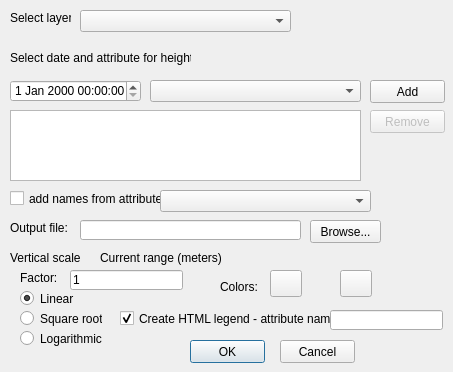
<?xml version="1.0" encoding="UTF-8"?>
<ui version="4.0">
 <class>CZMLPrismMapDialogBase</class>
 <widget class="QDialog" name="CZMLPrismMapDialogBase">
  <property name="geometry">
   <rect>
    <x>0</x>
    <y>0</y>
    <width>453</width>
    <height>372</height>
   </rect>
  </property>
  <property name="sizePolicy">
   <sizepolicy hsizetype="Preferred" vsizetype="Preferred">
    <horstretch>0</horstretch>
    <verstretch>0</verstretch>
   </sizepolicy>
  </property>
  <property name="minimumSize">
   <size>
    <width>403</width>
    <height>268</height>
   </size>
  </property>
  <property name="maximumSize">
   <size>
    <width>800</width>
    <height>800</height>
   </size>
  </property>
  <property name="windowTitle">
   <string>CZML Prism Map with temporal animation</string>
  </property>
  <property name="windowIcon">
   <iconset>
    <normaloff>prism.png</normaloff>prism.png</iconset>
  </property>
  <widget class="QComboBox" name="layerList">
   <property name="geometry">
    <rect>
     <x>80</x>
     <y>10</y>
     <width>211</width>
     <height>22</height>
    </rect>
   </property>
  </widget>
  <widget class="QLabel" name="label">
   <property name="geometry">
    <rect>
     <x>10</x>
     <y>10</y>
     <width>61</width>
     <height>16</height>
    </rect>
   </property>
   <property name="text">
    <string>Select layer:</string>
   </property>
  </widget>
  <widget class="QLabel" name="label_2">
   <property name="geometry">
    <rect>
     <x>10</x>
     <y>220</y>
     <width>61</width>
     <height>16</height>
    </rect>
   </property>
   <property name="text">
    <string>Output file:</string>
   </property>
  </widget>
  <widget class="QLineEdit" name="leFileName">
   <property name="geometry">
    <rect>
     <x>80</x>
     <y>220</y>
     <width>221</width>
     <height>20</height>
    </rect>
   </property>
  </widget>
  <widget class="QPushButton" name="pbBrowse">
   <property name="geometry">
    <rect>
     <x>310</x>
     <y>220</y>
     <width>71</width>
     <height>23</height>
    </rect>
   </property>
   <property name="text">
    <string>Browse...</string>
   </property>
  </widget>
  <widget class="QLabel" name="label_3">
   <property name="geometry">
    <rect>
     <x>10</x>
     <y>50</y>
     <width>181</width>
     <height>16</height>
    </rect>
   </property>
   <property name="text">
    <string>Select date and attribute for height:</string>
   </property>
  </widget>
  <widget class="QComboBox" name="attrList">
   <property name="geometry">
    <rect>
     <x>150</x>
     <y>80</y>
     <width>211</width>
     <height>22</height>
    </rect>
   </property>
  </widget>
  <widget class="QLabel" name="label_4">
   <property name="geometry">
    <rect>
     <x>10</x>
     <y>250</y>
     <width>71</width>
     <height>16</height>
    </rect>
   </property>
   <property name="text">
    <string>Vertical scale</string>
   </property>
  </widget>
  <widget class="QRadioButton" name="rbLin">
   <property name="geometry">
    <rect>
     <x>20</x>
     <y>290</y>
     <width>82</width>
     <height>17</height>
    </rect>
   </property>
   <property name="text">
    <string>Linear</string>
   </property>
   <property name="checked">
    <bool>true</bool>
   </property>
  </widget>
  <widget class="QRadioButton" name="rbSqrt">
   <property name="geometry">
    <rect>
     <x>20</x>
     <y>310</y>
     <width>82</width>
     <height>17</height>
    </rect>
   </property>
   <property name="text">
    <string>Square root</string>
   </property>
  </widget>
  <widget class="QRadioButton" name="rbLog">
   <property name="geometry">
    <rect>
     <x>20</x>
     <y>330</y>
     <width>82</width>
     <height>17</height>
    </rect>
   </property>
   <property name="text">
    <string>Logarithmic</string>
   </property>
  </widget>
  <widget class="QLabel" name="label_5">
   <property name="geometry">
    <rect>
     <x>100</x>
     <y>250</y>
     <width>121</width>
     <height>16</height>
    </rect>
   </property>
   <property name="text">
    <string>Current range (meters):</string>
   </property>
  </widget>
  <widget class="QLabel" name="lblRange">
   <property name="geometry">
    <rect>
     <x>220</x>
     <y>250</y>
     <width>151</width>
     <height>16</height>
    </rect>
   </property>
   <property name="text">
    <string/>
   </property>
  </widget>
  <widget class="QLabel" name="label_6">
   <property name="geometry">
    <rect>
     <x>20</x>
     <y>270</y>
     <width>41</width>
     <height>16</height>
    </rect>
   </property>
   <property name="text">
    <string>Factor:</string>
   </property>
  </widget>
  <widget class="QLineEdit" name="scaleFactor">
   <property name="geometry">
    <rect>
     <x>70</x>
     <y>270</y>
     <width>113</width>
     <height>20</height>
    </rect>
   </property>
   <property name="inputMethodHints">
    <set>Qt::ImhDigitsOnly</set>
   </property>
   <property name="text">
    <string>1</string>
   </property>
  </widget>
  <widget class="QLabel" name="label_7">
   <property name="geometry">
    <rect>
     <x>220</x>
     <y>280</y>
     <width>46</width>
     <height>13</height>
    </rect>
   </property>
   <property name="text">
    <string>Colors:</string>
   </property>
  </widget>
  <widget class="QgsColorButton" name="cb1">
   <property name="geometry">
    <rect>
     <x>270</x>
     <y>270</y>
     <width>32</width>
     <height>27</height>
    </rect>
   </property>
   <property name="color">
    <color>
     <red>0</red>
     <green>0</green>
     <blue>127</blue>
    </color>
   </property>
  </widget>
  <widget class="QgsColorButton" name="cb2">
   <property name="geometry">
    <rect>
     <x>340</x>
     <y>270</y>
     <width>32</width>
     <height>27</height>
    </rect>
   </property>
   <property name="color">
    <color>
     <red>255</red>
     <green>255</green>
     <blue>255</blue>
    </color>
   </property>
  </widget>
  <widget class="QCheckBox" name="cbAddName">
   <property name="geometry">
    <rect>
     <x>10</x>
     <y>190</y>
     <width>151</width>
     <height>17</height>
    </rect>
   </property>
   <property name="text">
    <string>add names from attribute:</string>
   </property>
  </widget>
  <widget class="QComboBox" name="strAttrList">
   <property name="geometry">
    <rect>
     <x>160</x>
     <y>190</y>
     <width>211</width>
     <height>22</height>
    </rect>
   </property>
  </widget>
  <widget class="QCheckBox" name="cbCreateLegend">
   <property name="geometry">
    <rect>
     <x>120</x>
     <y>310</y>
     <width>211</width>
     <height>17</height>
    </rect>
   </property>
   <property name="text">
    <string>Create HTML legend - attribute name:</string>
   </property>
   <property name="checked">
    <bool>true</bool>
   </property>
  </widget>
  <widget class="QPushButton" name="pbOK">
   <property name="geometry">
    <rect>
     <x>190</x>
     <y>340</y>
     <width>75</width>
     <height>23</height>
    </rect>
   </property>
   <property name="text">
    <string>OK</string>
   </property>
   <property name="default">
    <bool>true</bool>
   </property>
   <property name="flat">
    <bool>false</bool>
   </property>
  </widget>
  <widget class="QPushButton" name="pbCancel">
   <property name="geometry">
    <rect>
     <x>280</x>
     <y>340</y>
     <width>75</width>
     <height>23</height>
    </rect>
   </property>
   <property name="text">
    <string>Cancel</string>
   </property>
  </widget>
  <widget class="QDateTimeEdit" name="dteTime">
   <property name="geometry">
    <rect>
     <x>10</x>
     <y>80</y>
     <width>131</width>
     <height>22</height>
    </rect>
   </property>
  </widget>
  <widget class="QPushButton" name="pbAdd">
   <property name="geometry">
    <rect>
     <x>370</x>
     <y>80</y>
     <width>75</width>
     <height>23</height>
    </rect>
   </property>
   <property name="text">
    <string>Add</string>
   </property>
  </widget>
  <widget class="QTableWidget" name="twTimesAttrs">
   <property name="geometry">
    <rect>
     <x>10</x>
     <y>110</y>
     <width>351</width>
     <height>71</height>
    </rect>
   </property>
   <property name="sizePolicy">
    <sizepolicy hsizetype="Fixed" vsizetype="Fixed">
     <horstretch>0</horstretch>
     <verstretch>0</verstretch>
    </sizepolicy>
   </property>
   <property name="columnCount">
    <number>2</number>
   </property>
   <attribute name="horizontalHeaderVisible">
    <bool>false</bool>
   </attribute>
   <attribute name="horizontalHeaderDefaultSectionSize">
    <number>130</number>
   </attribute>
   <attribute name="verticalHeaderVisible">
    <bool>false</bool>
   </attribute>
   <attribute name="verticalHeaderDefaultSectionSize">
    <number>22</number>
   </attribute>
   <column/>
   <column/>
  </widget>
  <widget class="QPushButton" name="pbRemove">
   <property name="enabled">
    <bool>false</bool>
   </property>
   <property name="geometry">
    <rect>
     <x>370</x>
     <y>110</y>
     <width>75</width>
     <height>23</height>
    </rect>
   </property>
   <property name="text">
    <string>Remove</string>
   </property>
  </widget>
  <widget class="QLineEdit" name="leLegendAttrName">
   <property name="geometry">
    <rect>
     <x>330</x>
     <y>310</y>
     <width>113</width>
     <height>20</height>
    </rect>
   </property>
  </widget>
 </widget>
 <customwidgets>
  <customwidget>
   <class>QgsColorButton</class>
   <extends>QPushButton</extends>
   <header>qgscolorbutton.h</header>
  </customwidget>
 </customwidgets>
 <resources/>
 <connections/>
</ui>
